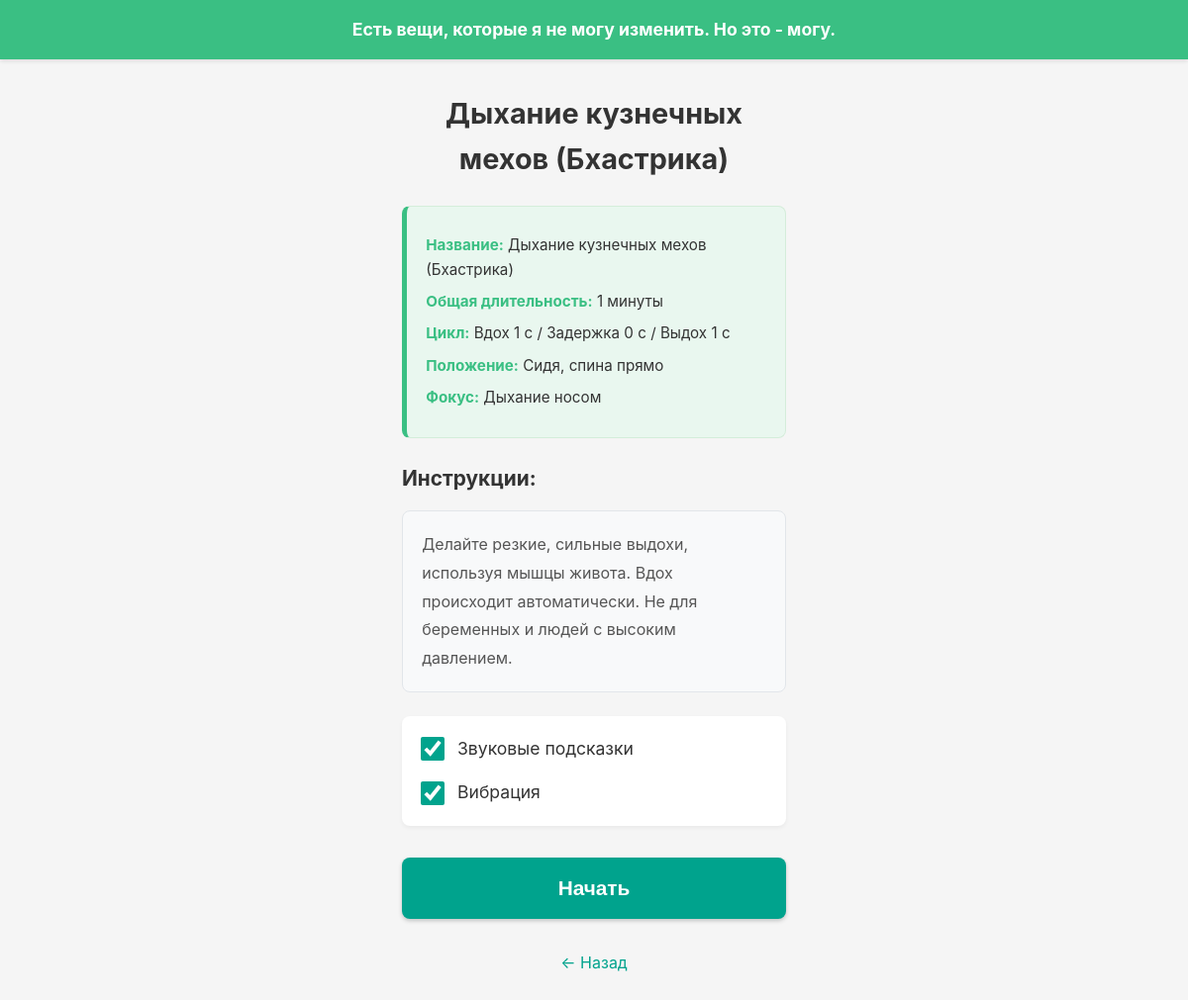
The app's page /breathe/technique/1/ with its own data.
### breathe/models.py (models this page shows, shortened)
class BreathingTechnique(models.Model):
    BREATH_ORIGIN_CHOICES = [
        ('ABDOMEN', 'ABDOMEN'),
        ('CHEST', 'CHEST'),
        ('NOSTRILS', 'NOSTRILS'),
        ('MOUTH', 'MOUTH'),
        ('ALL', 'ALL'),
    ]
    category = models.ForeignKey(
        BreathingCategory,
        on_delete=models.CASCADE,
        related_name='techniques',
        help_text="Category this technique belongs to"
    )
    name_ru = models.CharField(
        max_length=200,
        help_text="Display name in Russian"
    )
    inhale = models.IntegerField(
        help_text="Inhale duration (seconds)"
    )
    hold_start = models.IntegerField(
        help_text="Hold after inhale (seconds)"
    )
    exhale = models.IntegerField(
        help_text="Exhale duration (seconds)"
    )
    hold_end = models.IntegerField(
        help_text="Hold after exhale (seconds)"
    )
    recommended_time_min = models.IntegerField(
        help_text="Total session duration (minutes)"
    )
    posture_ru = models.CharField(
        max_length=100,
        help_text="Quick preparation cue (e.g., 'Сидя')"
    )
    breath_origin = models.CharField(
        max_length=20,
        choices=BREATH_ORIGIN_CHOICES,
        help_text="Focus area: ABDOMEN, CHEST, NOSTRILS, MOUTH, or ALL"
    )
    instructions_ru = models.TextField(
        help_text="Detailed step-by-step instructions in Russian"
    )
    use_sound_cue = models.BooleanField(
        default=True,
        help_text="Default sound toggle state"
    )
    use_haptic_cue = models.BooleanField(
        default=True,
        help_text="Default vibration toggle state"
    )
    class Meta:
        verbose_name = "Breathing Technique"
        verbose_name_plural = "Breathing Techniques"
        ordering = ['category', 'id']
        indexes = [
            models.Index(fields=['category']),
        ]

### breathe/views.py (the view)
# urls.py: path('technique/<int:technique_id>/', views.technique_detail_view, name='technique'),
def technique_detail_view(request, technique_id):
    technique = get_object_or_404(BreathingTechnique, pk=technique_id)
    breath_origin_map = {
        'ABDOMEN': 'Брюшное дыхание',
        'CHEST': 'Грудное дыхание',
        'NOSTRILS': 'Дыхание носом',
        'MOUTH': 'Дыхание ртом',
        'ALL': 'Естественное дыхание',
    }
    technique_breath_origin_ru = breath_origin_map.get(technique.breath_origin, technique.breath_origin)
    context = {
        'technique': technique,
        'technique_breath_origin_ru': technique_breath_origin_ru,
    }
    return render(request, 'breathe/preparation.html', context)

### templates/breathe/preparation.html (shortened to what this page needs)
{% extends 'base.html' %}
{% load static %}
{% block content %}
<div class="preparation-container">
    <h1 class="page-title">{{ technique.name_ru }}</h1>
    <div class="summary-confirmation">
        <p><strong>Название:</strong> {{ technique.name_ru }}</p>
        <p><strong>Общая длительность:</strong> {{ technique.recommended_time_min }} минуты</p>
        <p><strong>Цикл:</strong> Вдох {{ technique.inhale }} с / Задержка {{ technique.hold_start }} с / Выдох {{ technique.exhale }} с</p>
        <p><strong>Положение:</strong> {{ technique.posture_ru }}</p>
        <p><strong>Фокус:</strong> {{ technique_breath_origin_ru }}</p>
    </div>
    <h2>Инструкции:</h2>
    <div class="instructions-text">
        {{ technique.instructions_ru|linebreaks }}
    </div>
    <div class="toggle-controls">
        <label class="toggle-label">
            <input type="checkbox" id="soundToggle" {% if technique.use_sound_cue %}checked{% endif %}>
            <span>Звуковые подсказки</span>
        </label>
        <label class="toggle-label">
            <input type="checkbox" id="vibrationToggle" {% if technique.use_haptic_cue %}checked{% endif %}>
            <span>Вибрация</span>
        </label>
    </div>
    <button id="startButton" class="start-button">Начать</button>
    <div class="back-link">
        <a href="{% url 'breathe:techniques' technique.category.id %}">← Назад</a>
    </div>
</div>
{% endblock %}

### static/css/base.css (style rules this page uses)
* { margin: 0; padding: 0; box-sizing: border-box; }
body { font-family: -apple-system, BlinkMacSystemFont, 'Segoe UI', Roboto, 'Helvetica Neue', Arial, sans-serif; background-color: #f5f5f5; color: #333; line-height: 1.6; min-height: 100vh; display: flex; flex-direction: column; }
.page-title { font-size: 1.8rem; margin-bottom: 1.5rem; text-align: center; color: #333; }
.back-link { text-align: center; margin-top: 2rem; }
.back-link a { color: #00A38D; text-decoration: none; font-size: 1rem; }
.preparation-container { padding: 1rem 0; }
.summary-confirmation { background-color: #e9f7ef; border: 1px solid #d4edda; border-left: 5px solid #3ABF83; border-radius: 8px; padding: 1.2rem; margin-bottom: 1.5rem; }
.summary-confirmation p { margin: 0.5rem 0; font-size: 0.95rem; line-height: 1.6; }
.summary-confirmation p strong { color: #3ABF83; font-weight: bold; }
.preparation-container h2 { font-size: 1.3rem; margin-top: 1.5rem; margin-bottom: 1rem; color: #333; }
.instructions-text { background-color: #f8f9fa; border: 1px solid #e2e6ea; border-radius: 8px; padding: 1.2rem; margin-bottom: 1.5rem; line-height: 1.8; color: #555; font-size: 1rem; }
.toggle-controls { display: flex; flex-direction: column; gap: 1rem; margin-bottom: 2rem; background: white; padding: 1.2rem; border-radius: 8px; box-shadow: 0 2px 4px rgba(0,0,0,0.05); }
.toggle-label { display: flex; align-items: center; font-size: 1.1rem; color: #333; cursor: pointer; user-select: none; }
.toggle-label input[type="checkbox"] { width: 24px; height: 24px; margin-right: 0.8rem; cursor: pointer; accent-color: #00A38D; }
.toggle-label span { flex: 1; }
.start-button { display: block; width: 100%; background-color: #00A38D; color: white; padding: 1.2rem; border: none; border-radius: 8px; font-size: 1.3rem; font-weight: bold; cursor: pointer; transition: background-color 0.3s, transform 0.2s; box-shadow: 0 2px 4px rgba(0,0,0,0.2); margin-bottom: 1rem; }

### records on screen
BreathingTechnique: name_ru "Дыхание кузнечных мехов (Бхастрика)", recommended_time_min "1", inhale "1", hold_start "0", exhale "1", posture_ru "Сидя, спина прямо", instructions_ru "Делайте резкие, сильные выдохи, используя мышцы живота. Вдох происходит автоматически. Не для беременных и людей с высоким давлением.", use_sound_cue "☑", use_haptic_cue "☑"

### other values on screen
{{ technique_breath_origin_ru }} "Дыхание носом"
